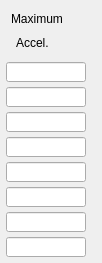
   <widget class="caFrame" name="caFrame_1">
    <property name="geometry">
     <rect>
      <x>691</x>
      <y>58</y>
      <width>102</width>
      <height>263</height>
     </rect>
    </property>
    <widget class="caLabel" name="caLabel_3">
     <property name="geometry">
      <rect>
       <x>16</x>
       <y>33</y>
       <width>60</width>
       <height>20</height>
      </rect>
     </property>
     <property name="text">
      <string>Accel.</string>
     </property>
     <property name="alignment">
      <set>Qt::AlignAbsolute|Qt::AlignLeading|Qt::AlignLeft|Qt::AlignVCenter</set>
     </property>
     <property name="fontScaleMode">
      <enum>ESimpleLabel::WidthAndHeight</enum>
     </property>
     <property name="foreground">
      <color>
       <red>0</red>
       <green>0</green>
       <blue>0</blue>
      </color>
     </property>
     <property name="background">
      <color alpha="0">
       <red>0</red>
       <green>0</green>
       <blue>0</blue>
      </color>
     </property>
     <property name="frameShape">
      <enum>QFrame::NoFrame</enum>
     </property>
    </widget>
    <widget class="caLabel" name="caLabel_4">
     <property name="geometry">
      <rect>
       <x>11</x>
       <y>9</y>
       <width>70</width>
       <height>20</height>
      </rect>
     </property>
     <property name="text">
      <string>Maximum</string>
     </property>
     <property name="alignment">
      <set>Qt::AlignAbsolute|Qt::AlignLeading|Qt::AlignLeft|Qt::AlignVCenter</set>
     </property>
     <property name="fontScaleMode">
      <enum>ESimpleLabel::WidthAndHeight</enum>
     </property>
     <property name="foreground">
      <color>
       <red>0</red>
       <green>0</green>
       <blue>0</blue>
      </color>
     </property>
     <property name="background">
      <color alpha="0">
       <red>0</red>
       <green>0</green>
       <blue>0</blue>
      </color>
     </property>
     <property name="frameShape">
      <enum>QFrame::NoFrame</enum>
     </property>
    </widget>
    <widget class="caLineEdit" name="caLineEdit_16">
     <property name="geometry">
      <rect>
       <x>6</x>
       <y>137</y>
       <width>80</width>
       <height>20</height>
      </rect>
     </property>
     <property name="alignment">
      <set>Qt::AlignAbsolute|Qt::AlignRight|Qt::AlignTrailing|Qt::AlignVCenter</set>
     </property>
     <property name="channel" stdset="0">
      <string>$(P)$(M4)-$(R)MaxAcceleration</string>
     </property>
     <property name="foreground">
      <color>
       <red>10</red>
       <green>0</green>
       <blue>184</blue>
      </color>
     </property>
     <property name="background">
      <color>
       <red>187</red>
       <green>187</green>
       <blue>187</blue>
      </color>
     </property>
     <property name="colorMode">
      <enum>caLineEdit::Static</enum>
     </property>
     <property name="precisionMode">
      <enum>caLineEdit::Channel</enum>
     </property>
     <property name="limitsMode">
      <enum>caLineEdit::Channel</enum>
     </property>
     <property name="maxValue">
      <double>1.000000000000000</double>
     </property>
     <property name="minValue">
      <double>0.000000000000000</double>
     </property>
     <property name="fontScaleMode" stdset="0">
      <enum>caLineEdit::WidthAndHeight</enum>
     </property>
     <property name="formatType">
      <enum>caLineEdit::decimal</enum>
     </property>
    </widget>
    <widget class="caLineEdit" name="caLineEdit_17">
     <property name="geometry">
      <rect>
       <x>6</x>
       <y>162</y>
       <width>80</width>
       <height>20</height>
      </rect>
     </property>
     <property name="alignment">
      <set>Qt::AlignAbsolute|Qt::AlignRight|Qt::AlignTrailing|Qt::AlignVCenter</set>
     </property>
     <property name="channel" stdset="0">
      <string>$(P)$(M5)-$(R)MaxAcceleration</string>
     </property>
     <property name="foreground">
      <color>
       <red>10</red>
       <green>0</green>
       <blue>184</blue>
      </color>
     </property>
     <property name="background">
      <color>
       <red>187</red>
       <green>187</green>
       <blue>187</blue>
      </color>
     </property>
     <property name="colorMode">
      <enum>caLineEdit::Static</enum>
     </property>
     <property name="precisionMode">
      <enum>caLineEdit::Channel</enum>
     </property>
     <property name="limitsMode">
      <enum>caLineEdit::Channel</enum>
     </property>
     <property name="maxValue">
      <double>1.000000000000000</double>
     </property>
     <property name="minValue">
      <double>0.000000000000000</double>
     </property>
     <property name="fontScaleMode" stdset="0">
      <enum>caLineEdit::WidthAndHeight</enum>
     </property>
     <property name="formatType">
      <enum>caLineEdit::decimal</enum>
     </property>
    </widget>
    <widget class="caLineEdit" name="caLineEdit_18">
     <property name="geometry">
      <rect>
       <x>6</x>
       <y>187</y>
       <width>80</width>
       <height>20</height>
      </rect>
     </property>
     <property name="alignment">
      <set>Qt::AlignAbsolute|Qt::AlignRight|Qt::AlignTrailing|Qt::AlignVCenter</set>
     </property>
     <property name="channel" stdset="0">
      <string>$(P)$(R)M6MaxAcceleration</string>
     </property>
     <property name="foreground">
      <color>
       <red>10</red>
       <green>0</green>
       <blue>184</blue>
      </color>
     </property>
     <property name="background">
      <color>
       <red>187</red>
       <green>187</green>
       <blue>187</blue>
      </color>
     </property>
     <property name="colorMode">
      <enum>caLineEdit::Static</enum>
     </property>
     <property name="precisionMode">
      <enum>caLineEdit::Channel</enum>
     </property>
     <property name="limitsMode">
      <enum>caLineEdit::Channel</enum>
     </property>
     <property name="maxValue">
      <double>1.000000000000000</double>
     </property>
     <property name="minValue">
      <double>0.000000000000000</double>
     </property>
     <property name="fontScaleMode" stdset="0">
      <enum>caLineEdit::WidthAndHeight</enum>
     </property>
     <property name="formatType">
      <enum>caLineEdit::decimal</enum>
     </property>
    </widget>
    <widget class="caLineEdit" name="caLineEdit_19">
     <property name="geometry">
      <rect>
       <x>6</x>
       <y>62</y>
       <width>80</width>
       <height>20</height>
      </rect>
     </property>
     <property name="alignment">
      <set>Qt::AlignAbsolute|Qt::AlignRight|Qt::AlignTrailing|Qt::AlignVCenter</set>
     </property>
     <property name="channel" stdset="0">
      <string>$(P)$(M1)-$(R)MaxAcceleration</string>
     </property>
     <property name="foreground">
      <color>
       <red>10</red>
       <green>0</green>
       <blue>184</blue>
      </color>
     </property>
     <property name="background">
      <color>
       <red>187</red>
       <green>187</green>
       <blue>187</blue>
      </color>
     </property>
     <property name="colorMode">
      <enum>caLineEdit::Static</enum>
     </property>
     <property name="precisionMode">
      <enum>caLineEdit::Channel</enum>
     </property>
     <property name="limitsMode">
      <enum>caLineEdit::Channel</enum>
     </property>
     <property name="maxValue">
      <double>1.000000000000000</double>
     </property>
     <property name="minValue">
      <double>0.000000000000000</double>
     </property>
     <property name="fontScaleMode" stdset="0">
      <enum>caLineEdit::WidthAndHeight</enum>
     </property>
     <property name="formatType">
      <enum>caLineEdit::decimal</enum>
     </property>
    </widget>
    <widget class="caLineEdit" name="caLineEdit_20">
     <property name="geometry">
      <rect>
       <x>6</x>
       <y>87</y>
       <width>80</width>
       <height>20</height>
      </rect>
     </property>
     <property name="alignment">
      <set>Qt::AlignAbsolute|Qt::AlignRight|Qt::AlignTrailing|Qt::AlignVCenter</set>
     </property>
     <property name="channel" stdset="0">
      <string>$(P)$(M2)-$(R)MaxAcceleration</string>
     </property>
     <property name="foreground">
      <color>
       <red>10</red>
       <green>0</green>
       <blue>184</blue>
      </color>
     </property>
     <property name="background">
      <color>
       <red>187</red>
       <green>187</green>
       <blue>187</blue>
      </color>
     </property>
     <property name="colorMode">
      <enum>caLineEdit::Static</enum>
     </property>
     <property name="precisionMode">
      <enum>caLineEdit::Channel</enum>
     </property>
     <property name="limitsMode">
      <enum>caLineEdit::Channel</enum>
     </property>
     <property name="maxValue">
      <double>1.000000000000000</double>
     </property>
     <property name="minValue">
      <double>0.000000000000000</double>
     </property>
     <property name="fontScaleMode" stdset="0">
      <enum>caLineEdit::WidthAndHeight</enum>
     </property>
     <property name="formatType">
      <enum>caLineEdit::decimal</enum>
     </property>
    </widget>
    <widget class="caLineEdit" name="caLineEdit_21">
     <property name="geometry">
      <rect>
       <x>6</x>
       <y>112</y>
       <width>80</width>
       <height>20</height>
      </rect>
     </property>
     <property name="alignment">
      <set>Qt::AlignAbsolute|Qt::AlignRight|Qt::AlignTrailing|Qt::AlignVCenter</set>
     </property>
     <property name="channel" stdset="0">
      <string>$(P)$(M3)-$(R)MaxAcceleration</string>
     </property>
     <property name="foreground">
      <color>
       <red>10</red>
       <green>0</green>
       <blue>184</blue>
      </color>
     </property>
     <property name="background">
      <color>
       <red>187</red>
       <green>187</green>
       <blue>187</blue>
      </color>
     </property>
     <property name="colorMode">
      <enum>caLineEdit::Static</enum>
     </property>
     <property name="precisionMode">
      <enum>caLineEdit::Channel</enum>
     </property>
     <property name="limitsMode">
      <enum>caLineEdit::Channel</enum>
     </property>
     <property name="maxValue">
      <double>1.000000000000000</double>
     </property>
     <property name="minValue">
      <double>0.000000000000000</double>
     </property>
     <property name="fontScaleMode" stdset="0">
      <enum>caLineEdit::WidthAndHeight</enum>
     </property>
     <property name="formatType">
      <enum>caLineEdit::decimal</enum>
     </property>
    </widget>
    <widget class="caGraphics" name="caRectangle_3">
     <property name="geometry">
      <rect>
       <x>0</x>
       <y>0</y>
       <width>100</width>
       <height>261</height>
      </rect>
     </property>
     <property name="foreground">
      <color>
       <red>0</red>
       <green>0</green>
       <blue>0</blue>
      </color>
     </property>
     <property name="linestyle" stdset="0">
      <enum>caGraphics::Solid</enum>
     </property>
     <property name="lineSize">
      <number>2</number>
     </property>
     <property name="lineColor">
      <color>
       <red>0</red>
       <green>0</green>
       <blue>0</blue>
      </color>
     </property>
     <property name="form">
      <enum>caGraphics::Rectangle</enum>
     </property>
     <property name="background" stdset="0">
      <color alpha="0">
       <red>0</red>
       <green>0</green>
       <blue>0</blue>
      </color>
     </property>
    </widget>
    <widget class="caLineEdit" name="caLineEdit_22">
     <property name="geometry">
      <rect>
       <x>6</x>
       <y>237</y>
       <width>80</width>
       <height>20</height>
      </rect>
     </property>
     <property name="alignment">
      <set>Qt::AlignAbsolute|Qt::AlignRight|Qt::AlignTrailing|Qt::AlignVCenter</set>
     </property>
     <property name="channel" stdset="0">
      <string>$(P)$(M8)-$(R)MaxAcceleration</string>
     </property>
     <property name="foreground">
      <color>
       <red>10</red>
       <green>0</green>
       <blue>184</blue>
      </color>
     </property>
     <property name="background">
      <color>
       <red>187</red>
       <green>187</green>
       <blue>187</blue>
      </color>
     </property>
     <property name="colorMode">
      <enum>caLineEdit::Static</enum>
     </property>
     <property name="precisionMode">
      <enum>caLineEdit::Channel</enum>
     </property>
     <property name="limitsMode">
      <enum>caLineEdit::Channel</enum>
     </property>
     <property name="maxValue">
      <double>1.000000000000000</double>
     </property>
     <property name="minValue">
      <double>0.000000000000000</double>
     </property>
     <property name="fontScaleMode" stdset="0">
      <enum>caLineEdit::WidthAndHeight</enum>
     </property>
     <property name="formatType">
      <enum>caLineEdit::decimal</enum>
     </property>
    </widget>
    <widget class="caLineEdit" name="caLineEdit_23">
     <property name="geometry">
      <rect>
       <x>6</x>
       <y>212</y>
       <width>80</width>
       <height>20</height>
      </rect>
     </property>
     <property name="alignment">
      <set>Qt::AlignAbsolute|Qt::AlignRight|Qt::AlignTrailing|Qt::AlignVCenter</set>
     </property>
     <property name="channel" stdset="0">
      <string>$(P)$(M7)-$(R)MaxAcceleration</string>
     </property>
     <property name="foreground">
      <color>
       <red>10</red>
       <green>0</green>
       <blue>184</blue>
      </color>
     </property>
     <property name="background">
      <color>
       <red>187</red>
       <green>187</green>
       <blue>187</blue>
      </color>
     </property>
     <property name="colorMode">
      <enum>caLineEdit::Static</enum>
     </property>
     <property name="precisionMode">
      <enum>caLineEdit::Channel</enum>
     </property>
     <property name="limitsMode">
      <enum>caLineEdit::Channel</enum>
     </property>
     <property name="maxValue">
      <double>1.000000000000000</double>
     </property>
     <property name="minValue">
      <double>0.000000000000000</double>
     </property>
     <property name="fontScaleMode" stdset="0">
      <enum>caLineEdit::WidthAndHeight</enum>
     </property>
     <property name="formatType">
      <enum>caLineEdit::decimal</enum>
     </property>
    </widget>
   </widget>
